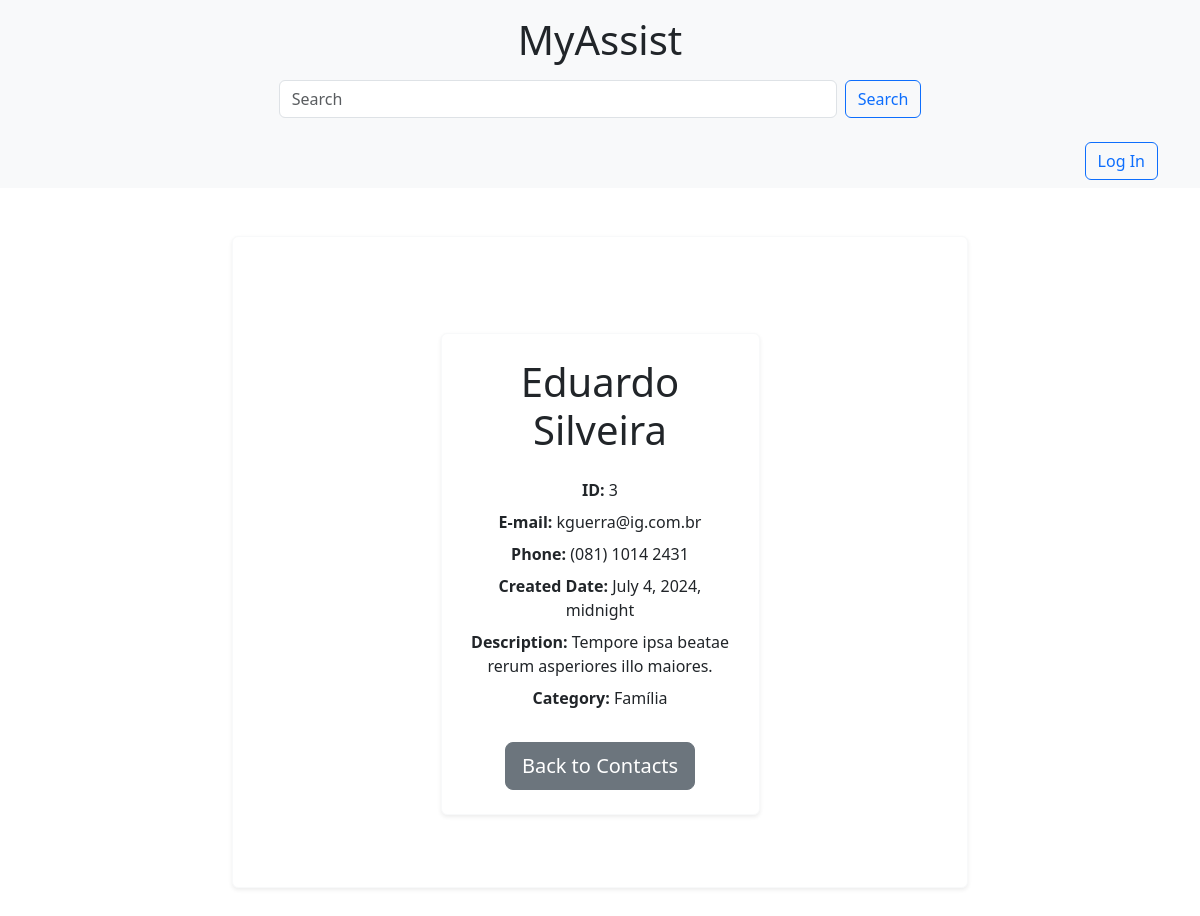
The page /contact/3/detail/ on the database its author committed.
### accounts/models.py (models this page shows, shortened)
class Account(models.Model):
    first_name = models.CharField(max_length=50)
    last_name = models.CharField(max_length=50, blank=True)
    phone = models.CharField(max_length=50)
    email = models.EmailField(max_length=254)
    created_date = models.DateTimeField(default=timezone.now)
    description = models.TextField(blank=True)
    show = models.BooleanField(default=True)
    picture = models.ImageField(blank=True, upload_to='pictures/%Y/%m/')
    category = models.ForeignKey(
        Category, on_delete=models.SET_NULL, blank=True, null=True)
    owner = models.ForeignKey(
        User, on_delete=models.SET_NULL, blank=True, null=True)

class Category(models.Model):
    name = models.CharField(max_length=50)
    class Meta:
        verbose_name = 'Category'
        verbose_name_plural = 'Categories'

### accounts/views.py (the view)
# urls.py: path('contact/<int:contact_id>/detail/', contact, name='contact'),
def contact(request, contact_id):
    single_contact = get_object_or_404(Account, pk=contact_id, show=True)
    context = {
        'contact': single_contact,
    }
    return render(request, 'accounts/contact.html', context)

### accounts/templates/accounts/contact.html (shortened to what this page needs)
{% extends "accounts/base.html" %}
{% block content %}
<div class="container py-5">
    <div class="row justify-content-center">
        <div class="col-md-8 col-lg-6">
            <div class="card shadow-sm border-light">
                <div class="card-body p-4">
                    {% if contact %}
                    <h1 class="card-title mb-4">
                        {{ contact.first_name }} {{ contact.last_name }}
                    </h1>
                    <p class="mb-2"><strong>ID:</strong> {{ contact.id }}</p>
                    <p class="mb-2"><strong>E-mail:</strong> {{ contact.email }}</p>
                    <p class="mb-2"><strong>Phone:</strong> {{ contact.phone }}</p>
                    <p class="mb-2"><strong>Created Date:</strong> {{ contact.created_date }}</p>
                    <p class="mb-2"><strong>Description:</strong> {{ contact.description }}</p>
                    <p class="mb-2"><strong>Category:</strong> {{ contact.category.name }}</p>
                    {% else %}
                    <p>No contact information available.</p>
                    {% endif %}
                    <a class="btn btn-secondary btn-lg mt-4" href="{% url 'home' %}">Back to Contacts</a>
                </div>
            </div>
        </div>
    </div>
</div>
{% endblock %}

### rows shown on the page
Account: first_name "Eduardo", last_name "Silveira", id "3", email "kguerra@ig.com.br", phone "(081) 1014 2431", created_date "July 4, 2024, midnight", description "Tempore ipsa beatae rerum asperiores illo maiores.", category.name "Família"
